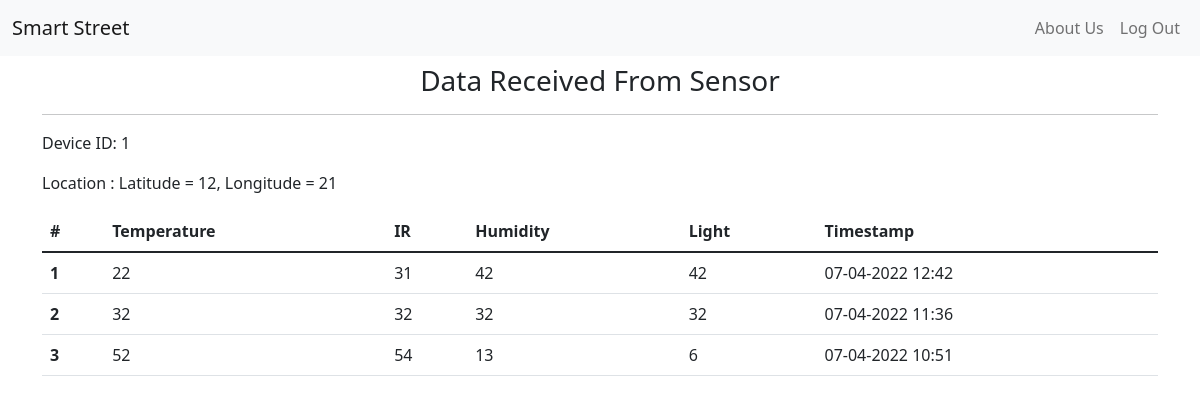
The page /device-details/1/ (signed in) on the database as committed earlier.
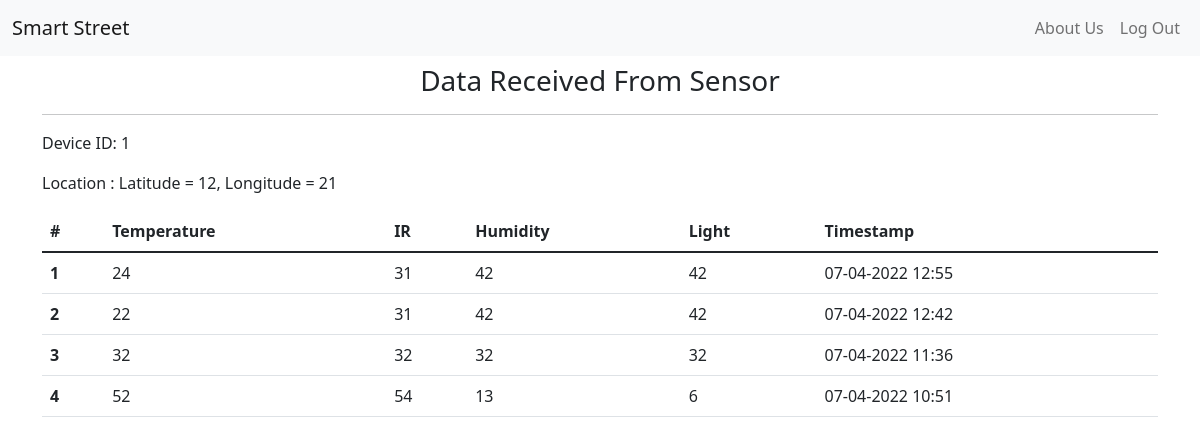
The same page on the database as committed later.
### monitor/models.py (models this page shows, shortened)
class Device(models.Model):
    user = models.ForeignKey(User,on_delete=models.CASCADE)
    unique_id = models.PositiveIntegerField()
    lat = models.CharField(max_length=20)
    long = models.CharField(max_length=20)
    data = models.ManyToManyField('SensorValue')
    is_active = models.BooleanField(default=True)
    created_at = models.DateTimeField(auto_now_add=True)
    class Meta:
        ordering = ['-created_at']

class SensorValue(models.Model):
    temperature = models.CharField(max_length=21)
    humidity = models.CharField(max_length=21)
    ir = models.CharField(max_length=21)
    light = models.CharField(max_length=21)
    timestamp = models.DateTimeField(auto_now_add=True)
    class Meta:
        ordering = ['-timestamp']

### monitor/views.py (the view)
# urls.py: path("device-details/<int:id>/", views.sensor_data, name="device-detail"),
@login_required
def sensor_data(request, id):
    device_obj = get_object_or_404(Device, pk=id)
    data = device_obj.data.all()
    context = {"device_obj": device_obj, "data": data}
    return render(request, "monitor/device_detail.html", context=context)

### monitor/templates/monitor/device_detail.html
{% extends 'base.html' %}
{% block content %}
<h3 class="mt-2 text-center">Data Received From Sensor</h3>
<hr>
<p>Device ID: {{device_obj.unique_id}}</p>
<p>Location : Latitude = {{device_obj.lat}}, Longitude = {{device_obj.long}} </p>
<table class="table">
    <thead>
      <tr>
        <th scope="col">#</th>
        <th scope="col">Temperature</th>
        <th scope="col">IR</th>
        <th scope="col">Humidity</th>
        <th scope="col">Light</th>
        <th scope="col">Timestamp</th>
      </tr>
    </thead>
    <tbody>
    {% for each in data %}
      <tr>
        <th scope="row">{{ forloop.counter }}</th>
        <td>{{each.temperature}}</td>
        <td>{{each.ir}}</td>
        <td>{{each.humidity}}</td>
        <td>{{each.light}}</td>
        <td>{{each.timestamp|date:'d-m-Y H:i'}}</td>
      </tr>
      {% empty %}
      <p class="lead">No Data Yet!</p>
      {% endfor %}
    </tbody>
  </table>
{% endblock %}

### templates/base.html (shortened to what this page needs)
{% load static %}
<!doctype html>
<html lang="en">
  <head>
    <link href="https://cdn.jsdelivr.net/npm/bootstrap@5.1.3/dist/css/bootstrap.min.css" rel="stylesheet">
  </head>
  <body>
    <nav class="navbar navbar-expand-lg navbar-light bg-light">
      <div class="container-fluid">
        <a class="navbar-brand" href="{% url 'index' %}">Smart Street</a>
        <div class="collapse navbar-collapse" id="navbarSupportedContent">
          <ul class="navbar-nav ms-auto mb-2 mb-lg-0">
            <li class="nav-item">
              <a class="nav-link" href="{% url 'about' %}">About Us</a>
            </li>
            {% if request.user.is_authenticated %}
            <li class="nav-item">
              <a class="nav-link" href="{% url 'account_logout' %}">Log Out</a>
            </li>
            {% endif %}
          </ul>
        </div>
      </div>
    </nav>
    <div class="container">
      {% block content %} {% endblock %}
     </div>
  </body>
</html>

Rows that differ between the two databases and show on the page:
added SensorValue: temperature "24", ir "31", humidity "42", light "42", timestamp "07-04-2022 12:55"
